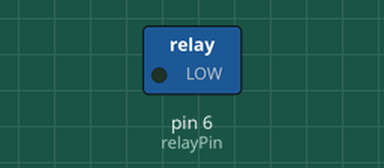
This sketch was run on a simulated Arduino Uno, built with avr-gcc and run on an emulated ATmega328P. Shown: switched loads named in the sketch (green lamp = pin HIGH).

Above: at 1.0 s.
At 3.0 s:
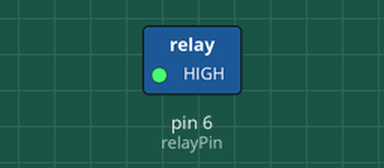
Timing chart, 0 to 5.2 s (numbered marks = the images above):
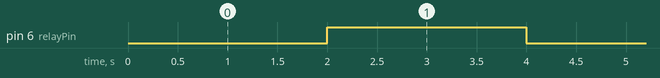

Measured:
- by itself, pin 6 (relayPin): alternates HIGH for 2.0 s and LOW for 2.0 s

The sketch:

18_Relay_Module.ino
```cpp
/***********************************************************
File name:   18 Relay Module
Let, Relay use.
Company: SunRobotics Technologies
Website: www.sunrobotics.co.in
Email: support@sunrobotics.co.in
**********************************************************/
int relayPin = 6;
void setup()   {
  pinMode(relayPin, OUTPUT);
}
 void loop()  {
digitalWrite(relayPin, LOW); // turn the relay on (Active LOW operation)
delay(2000); // wait for a second
digitalWrite(relayPin, HIGH); // turn the relay off by making the voltage HIGH
delay(2000); // wait for a second
}
```
